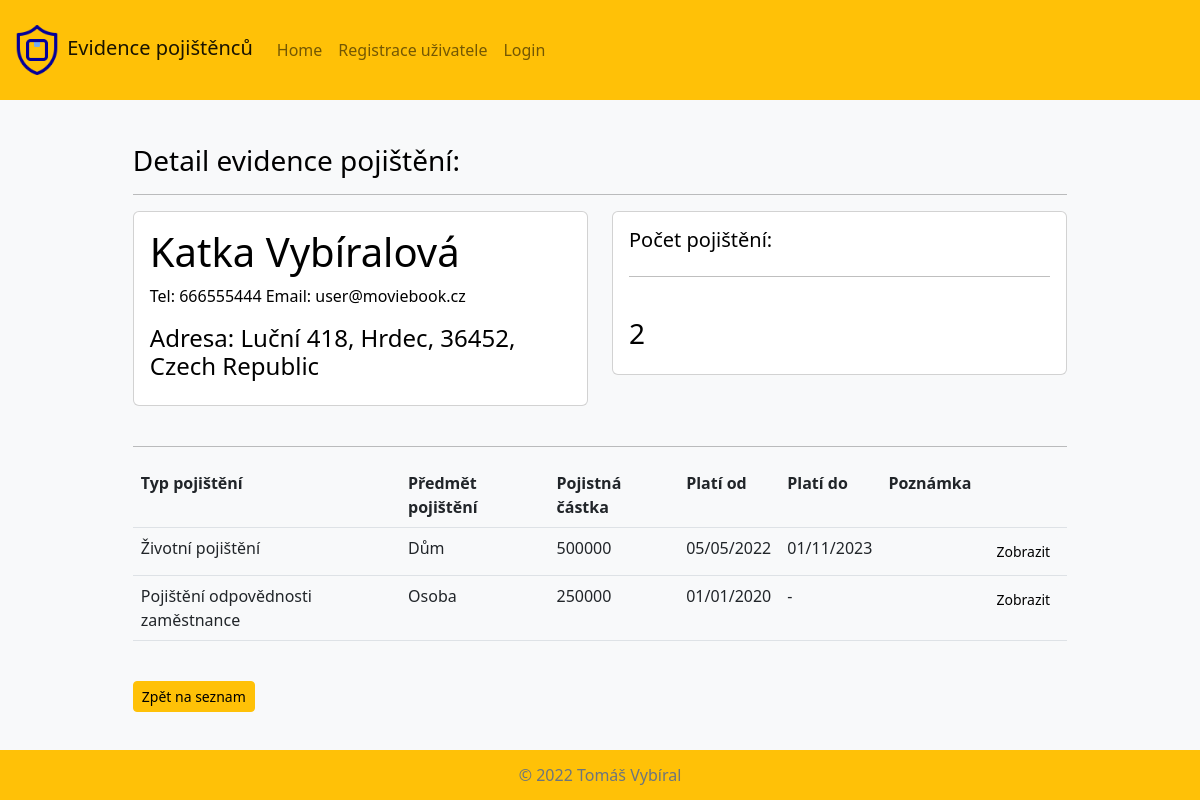
The app's page /pojistenci/pojistenec_detail/26/ with its own data.
### pojistenci/models.py (models this page shows, shortened)
class Pojistenec(models.Model):
    jmeno = models.CharField(max_length=200, verbose_name='Jméno')
    prijmeni = models.CharField(max_length=200, verbose_name='Příjmení')
    email = models.EmailField(max_length=200)
    telefon = models.CharField(max_length=15, verbose_name='Telefon')
    ulice_cp = models.CharField(
        max_length=200, verbose_name='Ulice a číslo popisné')
    mesto = models.CharField(max_length=100, verbose_name='Město')
    psc = models.CharField(max_length=9, verbose_name='PSČ')
    stat = models.ForeignKey(
        Stat, on_delete=models.SET_NULL, null=True, verbose_name='Stát')
    def __init__(self, *args, **kwargs):
        super(Pojistenec, self).__init__(*args, **kwargs)
    class Meta:
        verbose_name = 'Pojištěnec'
        verbose_name_plural = 'Pojištěnci'

class Stat(models.Model):
    stat = models.CharField(max_length=50)
    ordering = ['-stat']
    def __str__(self) -> str:
        return self.stat
    class Meta:
        verbose_name = 'Stát'
        verbose_name_plural = 'Státy'

class SeznamPojisteni(models.Model):
    pojistenec = models.ForeignKey(
        Pojistenec, null=True, on_delete=models.CASCADE, verbose_name='Pojištěnec')
    typ_pojisteni = models.ForeignKey(
        TypPojisteni, null=True, on_delete=models.SET_NULL, verbose_name='Druh pojištění')
    predmet_pojisteni = models.CharField(max_length=80, null=True, verbose_name='Předmět pojištění')
    hodnota_pojisteni = models.CharField(max_length=10, null=True, verbose_name='Hodnota pojištění')
    plati_od = models.CharField(max_length=10, null=True, verbose_name='Platí od')
    plati_do = models.CharField(max_length=10, null=True, verbose_name='Platí do')
    poznamka = models.TextField(null=True, verbose_name='Poznámka', blank=True) # není povinné pole
    date_created = models.DateTimeField(auto_now_add=True, null=True, verbose_name='Datum vytvoření')
    class Meta:
        verbose_name = 'Seznam pojištění'
        verbose_name_plural = 'Seznam pojištění'

class TypPojisteni(models.Model):
    nazev_pojisteni = models.CharField(max_length=100)
    def __str__(self) -> str:
        return self.nazev_pojisteni
    class Meta:
        verbose_name = 'Druh pojištění'
        verbose_name_plural = 'Druhy pojištění'

### pojistenci/views.py (the view, shortened to what this page needs)
class AktualPojistenec(generic.DetailView):
    model = SeznamPojisteni
    template_name = 'pojistenci/pojistenec_detail.html'
    def get(self, request, pk):
        try:
            pojistenec = Pojistenec.objects.get(id=pk)
        except:
            return redirect('home')
        pojistky = SeznamPojisteni.objects.filter(pojistenec_id=pk)
        total_pojisteni = pojistky.count()
        context = {'pojistenec':pojistenec,'pojistky':pojistky, 'pocet_pojistek':total_pojisteni}
        return render(request, self.template_name, context)

### pojistenci/templates/pojistenci/pojistenec_detail.html (shortened to what this page needs)
{% extends 'base.html' %} {% block content %}
<h3>Detail evidence pojištění:</h3>
<hr />
<div class="row">
  <div class="col-md">
    <div class="card card-body">
      <h1>{{pojistenec.jmeno}} {{pojistenec.prijmeni}}</h1>
      <p>Tel: {{pojistenec.telefon}} Email: {{pojistenec.email}}</p>
      <h4>
        Adresa: {{pojistenec.ulice_cp}}, {{pojistenec.mesto}}, {{pojistenec.psc}},
        {{pojistenec.stat}}
      </h4>
    </div>
  </div>
  <div class="col-md">
    <div class="card card-body">
      <h5>Počet pojištění:</h5>
      <hr>
      <br>
      <h3>{{pocet_pojistek}}</h3>
    </div>
  </div>
</div>
<br>
<hr />
<table class="table table-hover">
  <tr>
    <th>Typ pojištění</th>
    <th>Předmět pojištění</th>
    <th>Pojistná částka</th>
    <th>Platí od</th>
    <th>Platí do</th>
    <th>Poznámka</th>
    <th></th>
  </tr>
  {% for pojistka in pojistky %}
  <tr>
    <td>{{pojistka.typ_pojisteni}}</td>
    <td>{{pojistka.predmet_pojisteni}}</td>
    <td>{{pojistka.hodnota_pojisteni}}</td>
    <td>{{pojistka.plati_od}}</td>
    <td>{{pojistka.plati_do}}</td>
    <td>{{pojistka.poznamka}}</td>
    <td><a class="btn btn-sm btn-light" href="{% url 'pojisteni_detail' pojistka.id %}">Zobrazit</a> </td>
  </tr>
  {% endfor %}
</table>
<br>
<a class="btn btn-sm btn-warning" href="{% url 'home' %}">Zpět na seznam</a>
{% endblock %}

### pojistenci/static/css/style.css (style rules this page uses)
html, body { width: 100%; height: 100%; margin: 0; }

### records on screen
Pojistenec: jmeno "Katka", prijmeni "Vybíralová", telefon "666555444", email "user@moviebook.cz", ulice_cp "Luční 418", mesto "Hrdec", psc "36452", stat "Czech Republic"
SeznamPojisteni: typ_pojisteni "Životní pojištění", predmet_pojisteni "Dům", hodnota_pojisteni "500000", plati_od "05/05/2022", plati_do "01/11/2023"
SeznamPojisteni: typ_pojisteni "Pojištění odpovědnosti zaměstnance", predmet_pojisteni "Osoba", hodnota_pojisteni "250000", plati_od "01/01/2020", plati_do "-"

### other values on screen
{{ pocet_pojistek }} "2"
